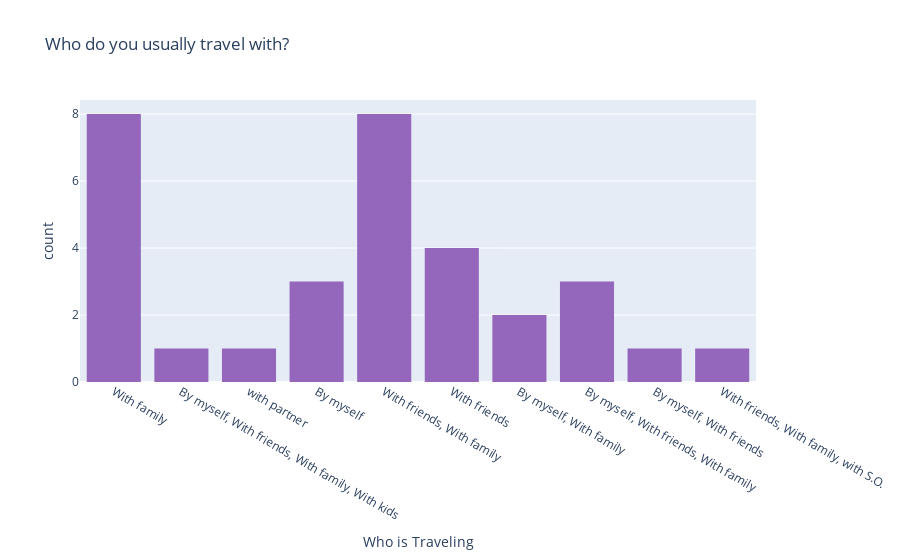

The notebook cell this image was saved under:
### Code cell
# plotly 
fig = px.histogram(df1, x= 'who_travel', nbins = 9,
                   title='Who do you usually travel with?',
                   labels={'who_travel':'Who is Traveling'},
                   color_discrete_sequence=['#9467bd'],
                   )
fig.show()

### Figure 1 — Plotly figure (JSON) as saved in the notebook; plotly's stock layout.template omitted (floating-point values rounded to 4 significant figures)
{"data": [{"alignmentgroup": "True", "bingroup": "x", "hovertemplate": "Who is Traveling=%{x}<br>count=%{y}<extra></extra>", "legendgroup": "", "marker": {"color": "#9467bd"}, "name": "", "nbinsx": 9, "offsetgroup": "", "orientation": "v", "showlegend": false, "type": "histogram", "x": ["With family", "With family", "With family", "By myself, With friends, With family, With kids", "With family", "with partner", "By myself", "With friends, With family", "With friends, With family", "With family", "With friends, With family", "By myself", "With friends, With family", "With friends", "By myself", "With friends, With family", "With friends, With family", "With family", "By myself, With family", "With friends, With family", "With friends", "By myself, With family", "By myself, With friends, With family", "With friends, With family", "With family", "With friends", "With friends", "By myself, With friends, With family", "With family", "By myself, With friends, With family", "By myself, With friends", "With friends, With family, with S.O."], "xaxis": "x", "yaxis": "y"}], "layout": {"autosize": true, "barmode": "relative", "legend": {"tracegroupgap": 0}, "title": {"text": "Who do you usually travel with?"}, "xaxis": {"anchor": "y", "autorange": true, "domain": [0, 1], "range": [-0.5, 9.5], "title": {"text": "Who is Traveling"}, "type": "category"}, "yaxis": {"anchor": "x", "autorange": true, "domain": [0, 1], "range": [0, 8.421], "title": {"text": "count"}}}}
